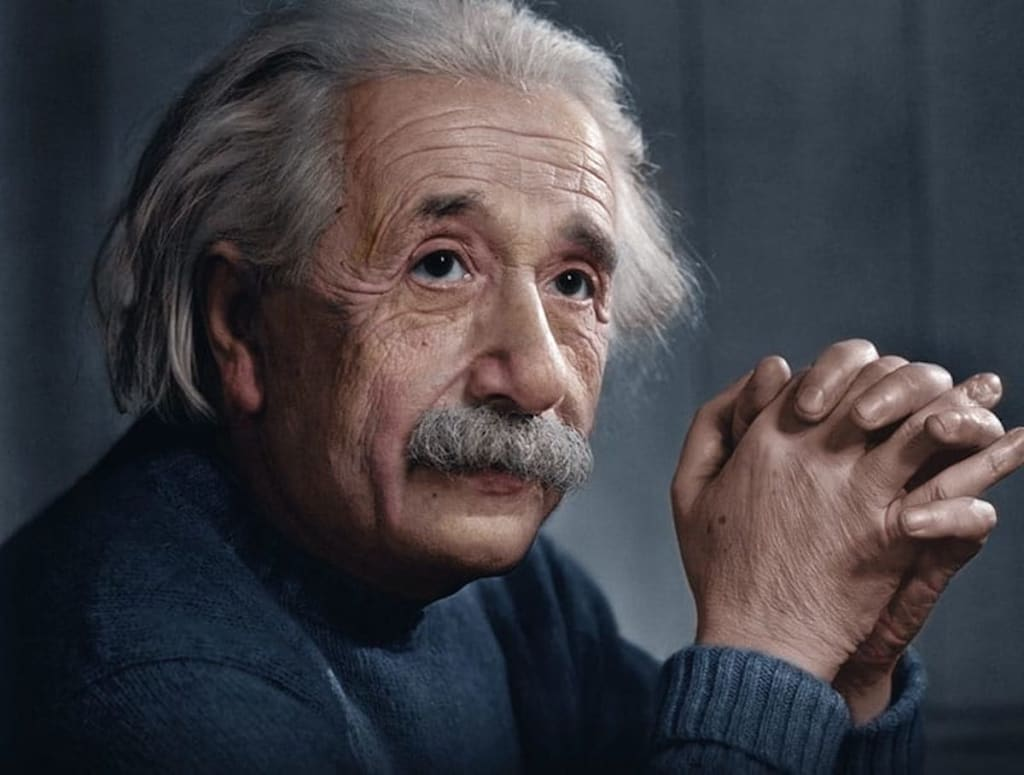
//> input picture FaceRecognition8.4_Camera_Livestream/dataset/A.1.1.jpg, 1024 x 775 px; its folder holds only this picture in this run
$ ./test_train_dataset   (built with g++ and OpenCV 4)
//> lines starting //> are read from the running program, lines starting //| are printed output that depends on the picture
#include <iostream>
#include <filesystem>
#include <vector>
#include <map>
#include <unordered_map>
#include <opencv2/opencv.hpp>
#include <opencv2/face.hpp>

namespace fs = std::filesystem;

int main() {
    std::string dataset_dir = "./dataset";
    std::vector<cv::Mat> training_faces;
    std::vector<int> labels;
    std::unordered_map<std::string, int> person_to_label;
    std::unordered_map<int, std::string> label_to_person;

    cv::CascadeClassifier face_cascade;
    if (!face_cascade.load("/usr/share/opencv4/haarcascades/haarcascade_frontalface_default.xml")) {
        std::cerr << "Failed to load cascade" << std::endl;
        return 1;
    }

    std::cout << "Processing dataset directory: " << dataset_dir << std::endl;

    for (const auto& entry : fs::directory_iterator(dataset_dir)) {
        if (entry.is_directory()) {
            std::cout << "Skipping subdirectory: " << entry.path().filename() << std::endl;
            continue;
        }

        if (!entry.is_regular_file()) {
            continue;
        }

        std::string filename = entry.path().filename().string();
        std::string ext = entry.path().extension().string();

        if (ext != ".jpg" && ext != ".jpeg" && ext != ".png") {
            std::cout << "Skipping non-image: " << filename << std::endl;
            continue;
        }

        std::cout << "\nProcessing file: " << filename << std::endl;

        // Extract person ID from filename (e.g., "A.1.1.jpg" -> "A")
        size_t dot_pos = filename.find('.');
        if (dot_pos == std::string::npos) {
            std::cout << "  Skipping - no person ID" << std::endl;
            continue;
        }

        std::string person_id = filename.substr(0, dot_pos);
        std::cout << "  Person ID: " << person_id << std::endl;

        // Load image
        cv::Mat img = cv::imread(entry.path().string());
//> img is the input picture: 775 rows x 1024 cols, CV_8UC3; mean B, G, R 68.7, 63.7, 65.9
        if (img.empty()) {
            std::cout << "  Failed to load image" << std::endl;
            continue;
        }

        std::cout << "  Image loaded: " << img.cols << "x" << img.rows << std::endl;
//|   Image loaded: 1024x775

        // Convert to grayscale
        cv::Mat gray;
        cv::cvtColor(img, gray, cv::COLOR_BGR2GRAY);
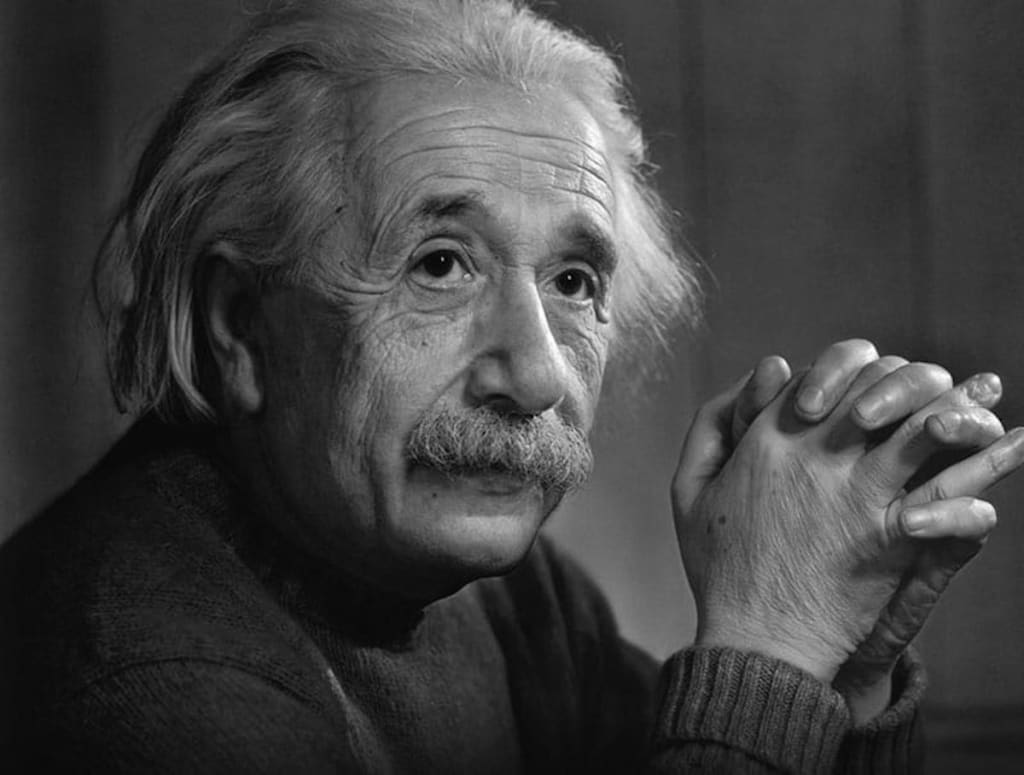
//> gray: 775 rows x 1024 cols, CV_8UC1; min 0, max 255, mean 64.9
        cv::equalizeHist(gray, gray);
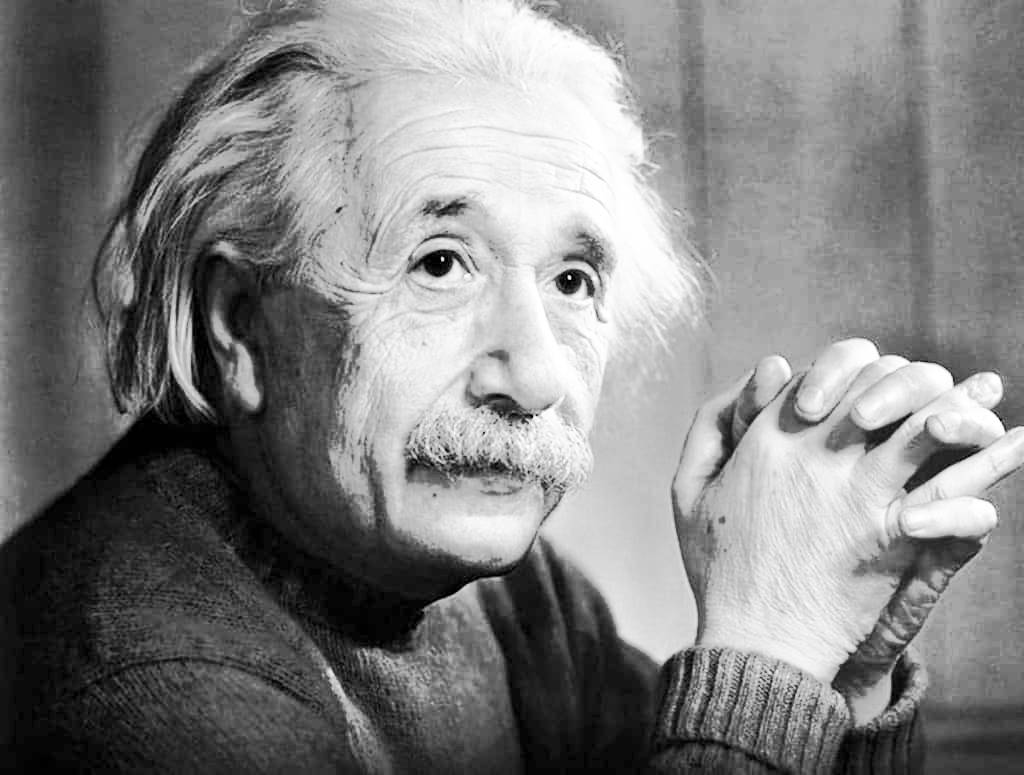
//> gray: 775 rows x 1024 cols, CV_8UC1; min 0, max 255, mean 128.7

        // Detect faces
        std::vector<cv::Rect> faces;
        face_cascade.detectMultiScale(gray, faces, 1.1, 6, 0, cv::Size(30, 30));
//> faces = 1 Rect (x, y, width, height): [283, 85, 465, 465]

        std::cout << "  Detected " << faces.size() << " face(s)" << std::endl;
//|   Detected 1 face(s)

        if (faces.size() != 1) {
            std::cout << "  Skipping - need exactly 1 face" << std::endl;
            continue;
        }

        // Extract face
        cv::Mat face_roi = img(faces[0]).clone();
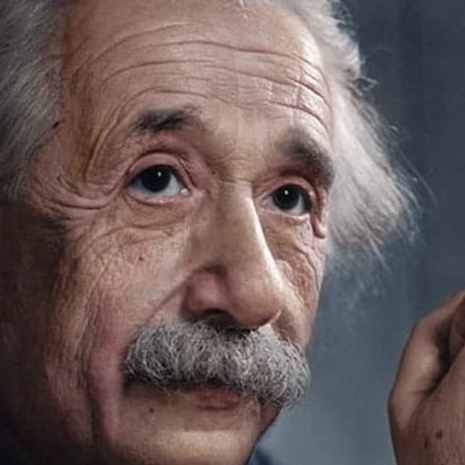
//> face_roi: 465 rows x 465 cols, CV_8UC3; mean B, G, R 91.4, 93, 108.3

        // Convert RGB and resize
        cv::Mat rgb_face;
        cv::cvtColor(face_roi, rgb_face, cv::COLOR_BGR2RGB);

        cv::Mat resized;
        cv::resize(rgb_face, resized, cv::Size(200, 200));

        cv::Mat gray_face;
        cv::cvtColor(resized, gray_face, cv::COLOR_RGB2GRAY);
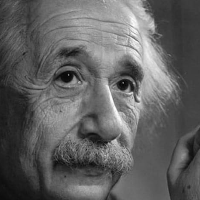
//> gray_face: 200 rows x 200 cols, CV_8UC1; min 3, max 254, mean 97.3

        std::cout << "  Processed face: " << gray_face.cols << "x" << gray_face.rows << std::endl;
//|   Processed face: 200x200

        // Get label
        int label;
        auto it = person_to_label.find(person_id);
        if (it == person_to_label.end()) {
            label = static_cast<int>(person_to_label.size());
            person_to_label[person_id] = label;
            label_to_person[label] = person_id;
            std::cout << "  Assigned new label: " << label << std::endl;
        } else {
            label = it->second;
            std::cout << "  Using existing label: " << label << std::endl;
        }

        training_faces.push_back(gray_face);
        labels.push_back(label);

        std::cout << "  Added to training set (total: " << training_faces.size() << ")" << std::endl;
//|   Added to training set (total: 1)
    }

    std::cout << "\n=== Training Summary ===" << std::endl;
    std::cout << "Total faces: " << training_faces.size() << std::endl;
//| Total faces: 1
    std::cout << "Total labels: " << labels.size() << std::endl;
    std::cout << "Unique persons: " << person_to_label.size() << std::endl;

    if (training_faces.empty()) {
        std::cerr << "No faces to train!" << std::endl;
        return 1;
    }

    std::cout << "\nTraining LBPH recognizer..." << std::endl;
    auto recognizer = cv::face::LBPHFaceRecognizer::create(1, 8, 8, 8);

    try {
        recognizer->train(training_faces, labels);
        std::cout << "Training successful!" << std::endl;
    } catch (const std::exception& e) {
        std::cerr << "Training failed: " << e.what() << std::endl;
        return 1;
    }

    return 0;
}
